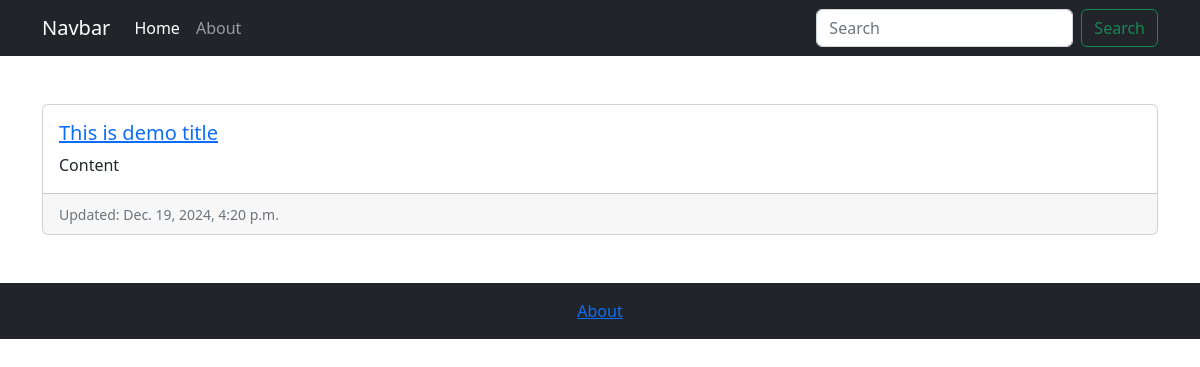
Before: / with the older database file.
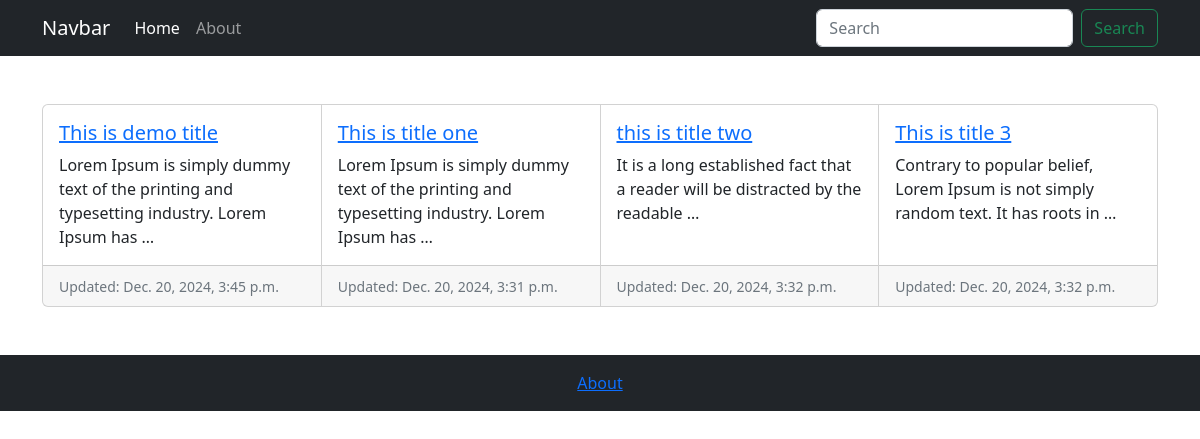
After: the same page with the newer database file.
### blog/models.py (models this page shows, shortened)
class Blog(models.Model):
    STATUS = (
        ('draft', 'Draft'),
        ('published', 'Published')
    )
    title = models.CharField(max_length=200)
    category = models.ForeignKey(category, on_delete = models.CASCADE, blank=True, null=True)
    slug = models.SlugField(max_length=200, unique=True, null =True, blank=True)
    content = models.TextField( null =True, blank=True)
    index_status = models.BooleanField(default=True)
    meta_title = models.CharField(max_length=200, null =True, blank=True)
    meta_description = models.TextField( null =True, blank=True)
    status = models.CharField(max_length=10, choices=STATUS, default='draft')
    created_at = models.DateTimeField(auto_now_add=True)
    modified_at = models.DateTimeField(auto_now=True)

### blog/views.py (the view)
# urls.py: path('', views.home, name='blog-home'),
def home(request):
    blogs = Blog.objects.all()
    context = {
        'blogs': blogs
    }
    return render(request, 'blog/home.html', context)

### templates/blog/home.html
{% extends 'base.html' %} {% block content %}
<section>
  <div class="container my-5">
    <div class="card-group">
      {% for blog in blogs %}
      <div class="card">
        <div class="card-body">
          <a href="{% url 'blog-detail' blog.slug  %}">
            <h5 class="card-title">{{blog.title}}</h5>
          </a>
          <p class="card-text">{{blog.content |truncatewords:15}}</p>
        </div>
        <div class="card-footer">
          <small class="text-muted">Updated: {{blog.modified_at}}</small>
        </div>
      </div>
      {% endfor %}
    </div>
  </div>
</section>
{% endblock %}

### templates/base.html (shortened to what this page needs)
<!DOCTYPE html>
<html lang="en">
  <head>
    <link
      href="https://cdn.jsdelivr.net/npm/bootstrap@5.2.3/dist/css/bootstrap.min.css"
      rel="stylesheet"
    />
  </head>
  <body>
    <header>
      <nav class="navbar navbar-expand-lg bg-dark navbar-dark">
        <div class="container">
          <a class="navbar-brand" href="#">Navbar</a>
          <div class="collapse navbar-collapse" id="navbarSupportedContent">
            <ul class="navbar-nav me-auto mb-2 mb-lg-0">
              <li class="nav-item">
                <a
                  class="nav-link active"
                  aria-current="page"
                  href="{% url 'blog-home' %}"
                  >Home</a
                >
              </li>
              <li class="nav-item">
                <a class="nav-link" href="{% url 'about' %}">About</a>
              </li>
            </ul>
            <form class="d-flex" role="search">
              <input
                class="form-control me-2"
                type="search"
                placeholder="Search"
                aria-label="Search"
              />
              <button class="btn btn-outline-success" type="submit">
                Search
              </button>
            </form>
          </div>
        </div>
      </nav>
    </header>
    {% block content %} {% endblock %}
    <footer class="bg-dark text-white text-center p-3">
      <a href="{% url 'about' %}">About</a>
    </footer>
  </body>
</html>

Changed rows visible on the page:
changed Blog "This is demo title": content "Content" → "Lorem Ipsum is simply dummy text of the printing and typesetting industry. Lorem Ipsum has …"; modified_at "Dec. 19, 2024, 4:20 p.m." → "Dec. 20, 2024, 3:45 p.m."
added Blog: title "This is title one", content "Lorem Ipsum is simply dummy text of the printing and typesetting industry. Lorem Ipsum has …", modified_at "Dec. 20, 2024, 3:31 p.m."
added Blog: title "this is title two", content "It is a long established fact that a reader will be distracted by the readable …", modified_at "Dec. 20, 2024, 3:32 p.m."
added Blog: title "This is title 3", content "Contrary to popular belief, Lorem Ipsum is not simply random text. It has roots in …", modified_at "Dec. 20, 2024, 3:32 p.m."
